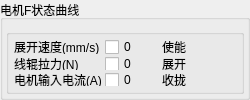
      <widget class="QGroupBox" name="FstateBox">
       <property name="sizePolicy">
        <sizepolicy hsizetype="Expanding" vsizetype="Expanding">
         <horstretch>0</horstretch>
         <verstretch>0</verstretch>
        </sizepolicy>
       </property>
       <property name="minimumSize">
        <size>
         <width>250</width>
         <height>0</height>
        </size>
       </property>
       <property name="maximumSize">
        <size>
         <width>16777215</width>
         <height>16777215</height>
        </size>
       </property>
       <property name="title">
        <string>电机F状态曲线</string>
       </property>
       <layout class="QGridLayout" name="gridLayout_14">
        <property name="leftMargin">
         <number>3</number>
        </property>
        <property name="topMargin">
         <number>3</number>
        </property>
        <property name="rightMargin">
         <number>3</number>
        </property>
        <property name="bottomMargin">
         <number>3</number>
        </property>
        <property name="spacing">
         <number>3</number>
        </property>
        <item row="1" column="0">
         <widget class="QGroupBox" name="groupBox_9">
          <property name="maximumSize">
           <size>
            <width>16777215</width>
            <height>65</height>
           </size>
          </property>
          <property name="title">
           <string/>
          </property>
          <layout class="QGridLayout" name="gridLayout_15">
           <property name="leftMargin">
            <number>5</number>
           </property>
           <property name="topMargin">
            <number>5</number>
           </property>
           <property name="rightMargin">
            <number>5</number>
           </property>
           <property name="bottomMargin">
            <number>5</number>
           </property>
           <property name="spacing">
            <number>3</number>
           </property>
           <item row="0" column="1">
            <widget class="QCheckBox" name="FVelocitycheckBox">
             <property name="text">
              <string>0</string>
             </property>
            </widget>
           </item>
           <item row="0" column="2">
            <widget class="QLabel" name="label_43">
             <property name="minimumSize">
              <size>
               <width>15</width>
               <height>0</height>
              </size>
             </property>
             <property name="text">
              <string>使能</string>
             </property>
            </widget>
           </item>
           <item row="0" column="0">
            <widget class="QLabel" name="label_44">
             <property name="minimumSize">
              <size>
               <width>15</width>
               <height>0</height>
              </size>
             </property>
             <property name="text">
              <string>展开速度(mm/s)</string>
             </property>
            </widget>
           </item>
           <item row="2" column="0">
            <widget class="QLabel" name="label_45">
             <property name="minimumSize">
              <size>
               <width>15</width>
               <height>0</height>
              </size>
             </property>
             <property name="text">
              <string>电机输入电流(A)</string>
             </property>
            </widget>
           </item>
           <item row="2" column="1">
            <widget class="QCheckBox" name="FCurrentcheckBox">
             <property name="text">
              <string>0</string>
             </property>
            </widget>
           </item>
           <item row="1" column="1">
            <widget class="QCheckBox" name="FTorquecheckBox">
             <property name="text">
              <string>0</string>
             </property>
            </widget>
           </item>
           <item row="0" column="3">
            <widget class="QToolButton" name="FEnableButton">
             <property name="minimumSize">
              <size>
               <width>15</width>
               <height>15</height>
              </size>
             </property>
             <property name="text">
              <string/>
             </property>
             <property name="icon">
              <iconset resource="../Image/image.qrc">
               <normaloff>:/red.png</normaloff>:/red.png</iconset>
             </property>
             <property name="iconSize">
              <size>
               <width>10</width>
               <height>10</height>
              </size>
             </property>
             <property name="autoRaise">
              <bool>true</bool>
             </property>
            </widget>
           </item>
           <item row="1" column="2">
            <widget class="QLabel" name="label_46">
             <property name="minimumSize">
              <size>
               <width>15</width>
               <height>0</height>
              </size>
             </property>
             <property name="text">
              <string>展开</string>
             </property>
            </widget>
           </item>
           <item row="1" column="3">
            <widget class="QToolButton" name="FGatheredButton">
             <property name="minimumSize">
              <size>
               <width>15</width>
               <height>15</height>
              </size>
             </property>
             <property name="text">
              <string/>
             </property>
             <property name="icon">
              <iconset resource="../Image/image.qrc">
               <normaloff>:/red.png</normaloff>:/red.png</iconset>
             </property>
             <property name="iconSize">
              <size>
               <width>10</width>
               <height>10</height>
              </size>
             </property>
             <property name="autoRaise">
              <bool>true</bool>
             </property>
            </widget>
           </item>
           <item row="2" column="2">
            <widget class="QLabel" name="label_47">
             <property name="minimumSize">
              <size>
               <width>15</width>
               <height>0</height>
              </size>
             </property>
             <property name="text">
              <string>收拢</string>
             </property>
            </widget>
           </item>
           <item row="2" column="3">
            <widget class="QToolButton" name="FExtensionButton">
             <property name="minimumSize">
              <size>
               <width>15</width>
               <height>15</height>
              </size>
             </property>
             <property name="text">
              <string/>
             </property>
             <property name="icon">
              <iconset resource="../Image/image.qrc">
               <normaloff>:/red.png</normaloff>:/red.png</iconset>
             </property>
             <property name="iconSize">
              <size>
               <width>10</width>
               <height>10</height>
              </size>
             </property>
             <property name="autoRaise">
              <bool>true</bool>
             </property>
            </widget>
           </item>
           <item row="1" column="0">
            <widget class="QLabel" name="label_48">
             <property name="text">
              <string>线辊拉力(N)</string>
             </property>
            </widget>
           </item>
          </layout>
         </widget>
        </item>
        <item row="0" column="0">
         <widget class="QtCharts::QChartView" name="MotorFParameterGraphChartView" native="true">
          <property name="sizePolicy">
           <sizepolicy hsizetype="Preferred" vsizetype="Preferred">
            <horstretch>0</horstretch>
            <verstretch>0</verstretch>
           </sizepolicy>
          </property>
          <property name="minimumSize">
           <size>
            <width>0</width>
            <height>0</height>
           </size>
          </property>
          <property name="font">
           <font>
            <pointsize>5</pointsize>
           </font>
          </property>
         </widget>
        </item>
       </layout>
      </widget>
